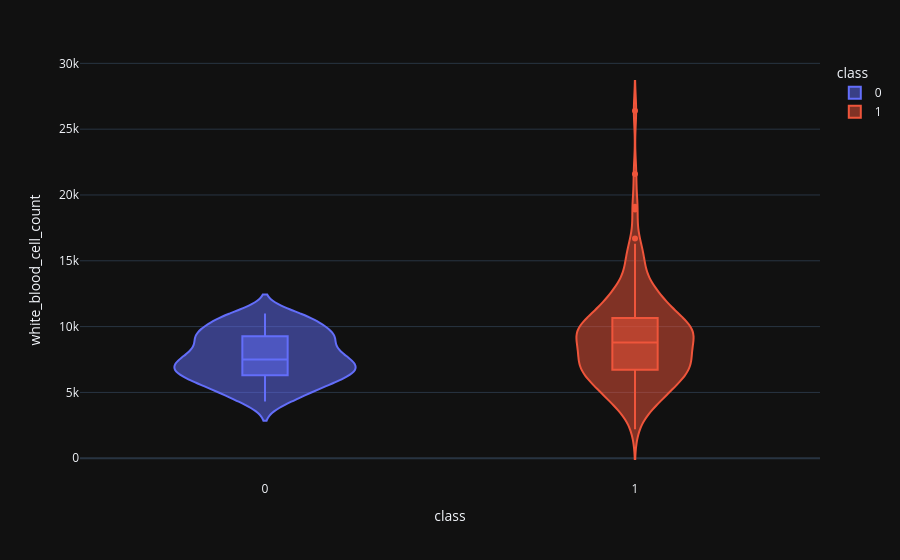

Notebook code for this chart:
### Code cell
violin('white_blood_cell_count')

### Figure 1 — Plotly figure (JSON) as saved in the notebook; plotly's stock layout.template omitted (floating-point values rounded to 4 significant figures; data arrays with more than 128 entries replaced by an {"elided": "..."} marker saying what was removed)
{"data": [{"alignmentgroup": "True", "box": {"visible": true}, "hovertemplate": "class=%{x}<br>white_blood_cell_count=%{y}<extra></extra>", "legendgroup": "1", "marker": {"color": "#EF553B"}, "name": "1", "offsetgroup": "1", "orientation": "v", "scalegroup": "True", "showlegend": true, "type": "violin", "x": {"elided": "250 int values"}, "x0": " ", "xaxis": "x", "y": {"elided": "250 float values"}, "y0": " ", "yaxis": "y"}, {"alignmentgroup": "True", "box": {"visible": true}, "hovertemplate": "class=%{x}<br>white_blood_cell_count=%{y}<extra></extra>", "legendgroup": "0", "marker": {"color": "#636EFA"}, "name": "0", "offsetgroup": "0", "orientation": "v", "scalegroup": "True", "showlegend": true, "type": "violin", "x": {"elided": "150 int values"}, "x0": " ", "xaxis": "x", "y": {"elided": "150 float values"}, "y0": " ", "yaxis": "y"}], "layout": {"legend": {"title": {"text": "class"}, "tracegroupgap": 0, "traceorder": "reversed"}, "margin": {"t": 60}, "violinmode": "overlay", "xaxis": {"anchor": "y", "categoryarray": [1, 0], "categoryorder": "array", "domain": [0, 1], "title": {"text": "class"}}, "yaxis": {"anchor": "x", "domain": [0, 1], "title": {"text": "white_blood_cell_count"}}}}
